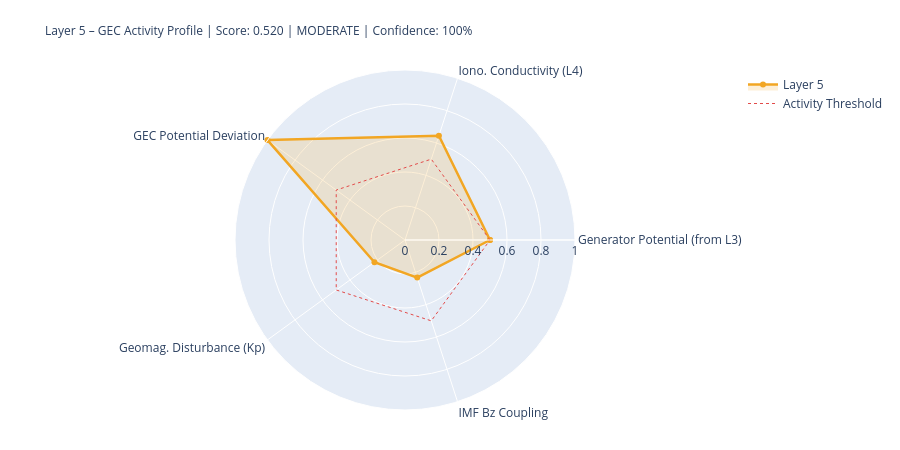

The notebook cell this image was saved under:
### Markdown cell above
---
## 5. State Assessment & Handoff to Layer 6

### Code cell
# ============================================================
# LAYER-5-SCORE
# ============================================================

# Components
# 1) Generator activity (Layer-3-driven)
gen_score = norm(generator_strength, 0.3, 2.0)
gen_src   = 'from_layer3' if l3_thunder_score is not None else 'estimated'

# 2) Ionospheric conductivity (Layer-4-driven)
iono_score = norm(iono_cond_factor, 0.7, 1.4)
iono_src   = 'from_layer4' if l4_ioniz is not None else 'estimated'

# 3) GEC potential deviation from reference
pot_score = norm(abs(delta_V_pct), 0, 30)  # 0 = at reference, 1 = 30% deviation
pot_src   = 'derived'

# 4) Geomagnetic disturbance (Kp) – modulates vertical currents
kp_score = norm(kp_val, 0, 9)
kp_src   = 'primary' if kp_now is not None else 'from_layer4'

# 5) IMF Bz coupling (southward = stronger M-I coupling → GEC influence)
bz_score = norm(-(bz_now or 0), -5, 30) if bz_now is not None else None
bz_src   = 'primary' if bz_now is not None else 'missing'

COMPONENTS = {
    'Generator Potential (from L3)':  {'score': gen_score,   'source': 'derived_from_layer3', 'dynamic': True},
    'Iono. Conductivity (L4)':      {'score': iono_score,  'source': iono_src, 'dynamic': True},
    'GEC Potential Deviation':      {'score': pot_score,   'source': pot_src,  'dynamic': True},
    'Geomag. Disturbance (Kp)':         {'score': kp_score,    'source': kp_src,   'dynamic': True},
    'IMF Bz Coupling':               {'score': bz_score,    'source': bz_src,   'dynamic': True},
}

available   = {k: v['score'] for k, v in COMPONENTS.items() if v['score'] is not None}
unavailable = [k for k, v in COMPONENTS.items() if v['score'] is None]
layer5_score = round(sum(available.values()) / len(available), 4) if available else None
confidence   = round(len(available) / len(COMPONENTS), 2)
level = ('unknown' if layer5_score is None
         else 'quiet'   if layer5_score < 0.3
         else 'moderate' if layer5_score < 0.6
         else 'active')
dominant_l5 = max(available, key=available.get) if available else 'none'

# Kp consistency: separate 1-min raw value from score value
kp_1m_raw   = kp_now          # directly from API (can be 0.0 during live measurement)
kp_for_score = kp_val          # from Layer-0 context or estimated value if needed
kp_score_src = kp_src

W = 68
print('=' * W)
print('LAYER 5 – GLOBAL ELECTRIC CIRCUIT – STATE ASSESSMENT')
print('=' * W)
for name, comp in COMPONENTS.items():
    s = comp['score']
    if s is not None:
        bar = '█' * int(s*20) + '░' * (20-int(s*20))
        print(f'  {name:<34} {bar}  {s:.3f}  [{comp["source"]}]')
    else:
        print(f'  {name:<34} {"─"*20}  n/a   [missing]')
print('-' * W)
print(f'  Score:         {layer5_score:.3f}  ({len(available)}/{len(COMPONENTS)} components)')
print(f'  Confidence:    {confidence:.0%}')
print(f'  Level:         {level.upper()}')
print(f'  Dominant:      {dominant_l5}')
print(f'  V_iono:        {V_iono_mod:.1f} kV  (Δ {delta_V_pct:+.1f}% vs. Ref)')
print(f'  I_total:       {I_total_mod:.1f} A   (Δ {delta_I_pct:+.1f}% vs. Ref)')
print('=' * W)

# Radar
cats   = list(available.keys())
vals_r = list(available.values())
if len(cats) >= 3:
    fig = go.Figure()
    fig.add_trace(go.Scatterpolar(
        r=vals_r + [vals_r[0]], theta=cats + [cats[0]],
        fill='toself', fillcolor='rgba(242,166,35,0.18)',
        line=dict(color='#F2A623', width=2.5), name='Layer 5'
    ))
    fig.add_trace(go.Scatterpolar(
        r=[0.5]*(len(cats)+1), theta=cats+[cats[0]],
        line=dict(color='#E24B4A', dash='dot', width=1),
        mode='lines', name='Activity Threshold'
    ))
    fig.update_layout(
        title=dict(
            text=f'Layer 5 – GEC Activity Profile | Score: {layer5_score:.3f} | {level.upper()} | Confidence: {confidence:.0%}',
            font=dict(size=12)
        ),
        polar=dict(radialaxis=dict(visible=True, range=[0,1])),
        height=450, showlegend=True,
        margin=dict(l=80, r=80, t=70, b=40)
    )
    fig.show()

### Figure 1 — Plotly figure (JSON) as saved in the notebook; plotly's stock layout.template omitted (floating-point values rounded to 4 significant figures)
{"data": [{"fill": "toself", "fillcolor": "rgba(242,166,35,0.18)", "line": {"color": "#F2A623", "width": 2.5}, "name": "Layer 5", "r": [0.5, 0.6454, 1.0, 0.2222, 0.2326, 0.5], "theta": ["Generator Potential (from L3)", "Iono. Conductivity (L4)", "GEC Potential Deviation", "Geomag. Disturbance (Kp)", "IMF Bz Coupling", "Generator Potential (from L3)"], "type": "scatterpolar"}, {"line": {"color": "#E24B4A", "dash": "dot", "width": 1}, "mode": "lines", "name": "Activity Threshold", "r": [0.5, 0.5, 0.5, 0.5, 0.5, 0.5], "theta": ["Generator Potential (from L3)", "Iono. Conductivity (L4)", "GEC Potential Deviation", "Geomag. Disturbance (Kp)", "IMF Bz Coupling", "Generator Potential (from L3)"], "type": "scatterpolar"}], "layout": {"height": 450, "margin": {"b": 40, "l": 80, "r": 80, "t": 70}, "polar": {"radialaxis": {"range": [0, 1], "visible": true}}, "showlegend": true, "title": {"font": {"size": 12}, "text": "Layer 5 – GEC Activity Profile | Score: 0.520 | MODERATE | Confidence: 100%"}}}
